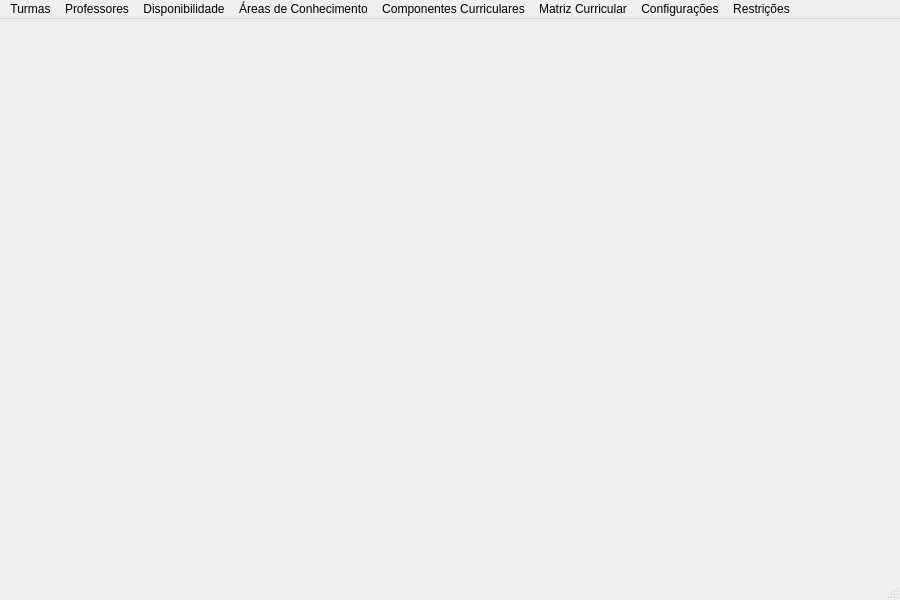
<?xml version="1.0" encoding="UTF-8"?>
<ui version="4.0">
 <author>Fábio Pereira de Souza</author>
 <class>MainWindow</class>
 <widget class="QMainWindow" name="MainWindow">
  <property name="geometry">
   <rect>
    <x>0</x>
    <y>0</y>
    <width>900</width>
    <height>600</height>
   </rect>
  </property>
  <property name="minimumSize">
   <size>
    <width>900</width>
    <height>600</height>
   </size>
  </property>
  <property name="windowTitle">
   <string>Gerador de Grade Horária Escolar</string>
  </property>
  <widget class="QWidget" name="centralwidget"/>
  <widget class="QMenuBar" name="menubar">
   <property name="geometry">
    <rect>
     <x>0</x>
     <y>0</y>
     <width>900</width>
     <height>21</height>
    </rect>
   </property>
   <widget class="QMenu" name="menu_turmas">
    <property name="title">
     <string>Turmas</string>
    </property>
   </widget>
   <widget class="QMenu" name="menu_professores">
    <property name="title">
     <string>Professores</string>
    </property>
   </widget>
   <widget class="QMenu" name="menu_disponibilidade">
    <property name="title">
     <string>Disponibilidade</string>
    </property>
   </widget>
   <widget class="QMenu" name="menu_matriz_Curricular">
    <property name="title">
     <string>Matriz Curricular</string>
    </property>
   </widget>
   <widget class="QMenu" name="menu_configuracoes">
    <property name="title">
     <string>Configurações</string>
    </property>
   </widget>
   <widget class="QMenu" name="menu_restricoes">
    <property name="title">
     <string>Restrições</string>
    </property>
   </widget>
   <widget class="QMenu" name="menu_componentes_curriculares">
    <property name="title">
     <string>Componentes Curriculares</string>
    </property>
   </widget>
   <widget class="QMenu" name="menu_areas_de_conhecimento">
    <property name="title">
     <string>Áreas de Conhecimento</string>
    </property>
   </widget>
   <addaction name="menu_turmas"/>
   <addaction name="menu_professores"/>
   <addaction name="menu_disponibilidade"/>
   <addaction name="menu_areas_de_conhecimento"/>
   <addaction name="menu_componentes_curriculares"/>
   <addaction name="menu_matriz_Curricular"/>
   <addaction name="menu_configuracoes"/>
   <addaction name="menu_restricoes"/>
  </widget>
  <widget class="QStatusBar" name="statusbar"/>
 </widget>
 <resources/>
 <connections/>
 <designerdata>
  <property name="gridDeltaX">
   <number>10</number>
  </property>
  <property name="gridDeltaY">
   <number>10</number>
  </property>
  <property name="gridSnapX">
   <bool>true</bool>
  </property>
  <property name="gridSnapY">
   <bool>true</bool>
  </property>
  <property name="gridVisible">
   <bool>true</bool>
  </property>
 </designerdata>
</ui>
